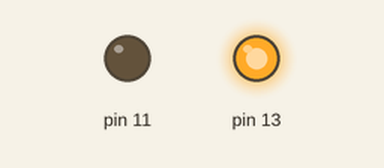
Simulated run of this sketch. Board: Arduino Uno, built with avr-gcc and run on an emulated ATmega328P. On the bench: output pins drawn as LEDs (lit = HIGH).

Above: at 0.65 s.
At 1.25 s:
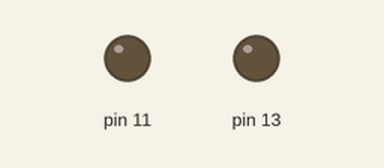
At 2.85 s:
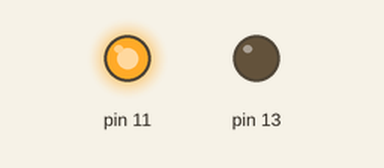
Timing chart, 0 to 3.1 s (numbered marks = the images above):
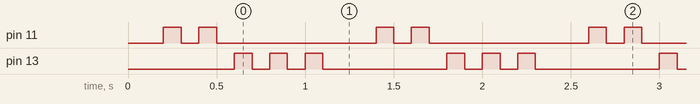

The sketch:

3led_blink.ino
```cpp
// the setup function runs once when you press reset or power the board
void setup() {
  // initialize digital pin LED_BUILTIN as an output.
  pinMode(11, OUTPUT);
  pinMode(13, OUTPUT);
}

// the loop function runs over and over again forever
void loop() {

  digitalWrite(9, HIGH);
  delay(100);
  digitalWrite(9, LOW);    // turn the LED off by making the voltage LOW
  delay(100);

  digitalWrite(11, HIGH);    // turn the LED off by making the voltage LOW
  delay(100);
  digitalWrite(11, LOW);
  delay(100);
  digitalWrite(11, HIGH);    // turn the LED off by making the voltage LOW
  delay(100);
  digitalWrite(11, LOW);
  delay(100);


  digitalWrite(13, HIGH);
  delay(100);
  digitalWrite(13, LOW);    // turn the LED off by making the voltage LOW
  delay(100);
  digitalWrite(13, HIGH);
  delay(100);
  digitalWrite(13, LOW);    // turn the LED off by making the voltage LOW
  delay(100);
  digitalWrite(13, HIGH);
  delay(100);
  digitalWrite(13, LOW);    // turn the LED off by making the voltage LOW
  delay(100);

}
```

Measured:
- by itself, pin 11: repeats every 1.2 s: LOW 0.10 s, HIGH 0.10 s, LOW 0.90 s, HIGH 0.10 s
- by itself, pin 13: repeats every 1.2 s: 2 × (LOW 0.10 s, HIGH 0.10 s), LOW 0.70 s, HIGH 0.10 s
